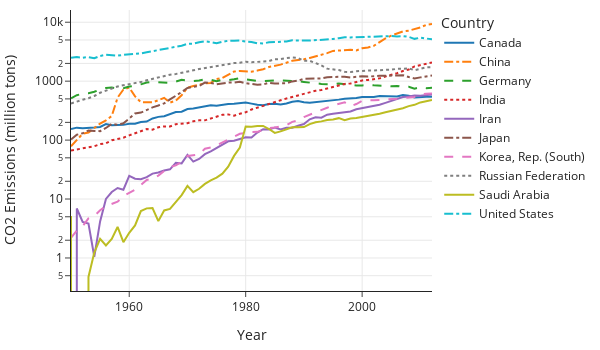

Here is the notebook cell this chart was saved with:
### Markdown cell above
Since the lines are stacked on top of each other, it's very hard to see how the emissions for a particular country has changed and it's hard to compare countries.
Instead, we can plot each country's line without stacking, as the plot
below illustrates:

### Code cell
fig = px.line(top10, x='Year', y='CO2', color='Country',
              log_y=True, width=600, height=350)

# To make some lines dashed, dotted, dash-dot:
from itertools import cycle
styles = cycle([None, 'dashdot', 'dash', 'dot'])
for i in range(10):
    fig.update_traces(selector=i, 
                      line = dict(dash=next(styles)))
fig.update_yaxes(title_text='CO2 Emissions (million tons)')
fig
